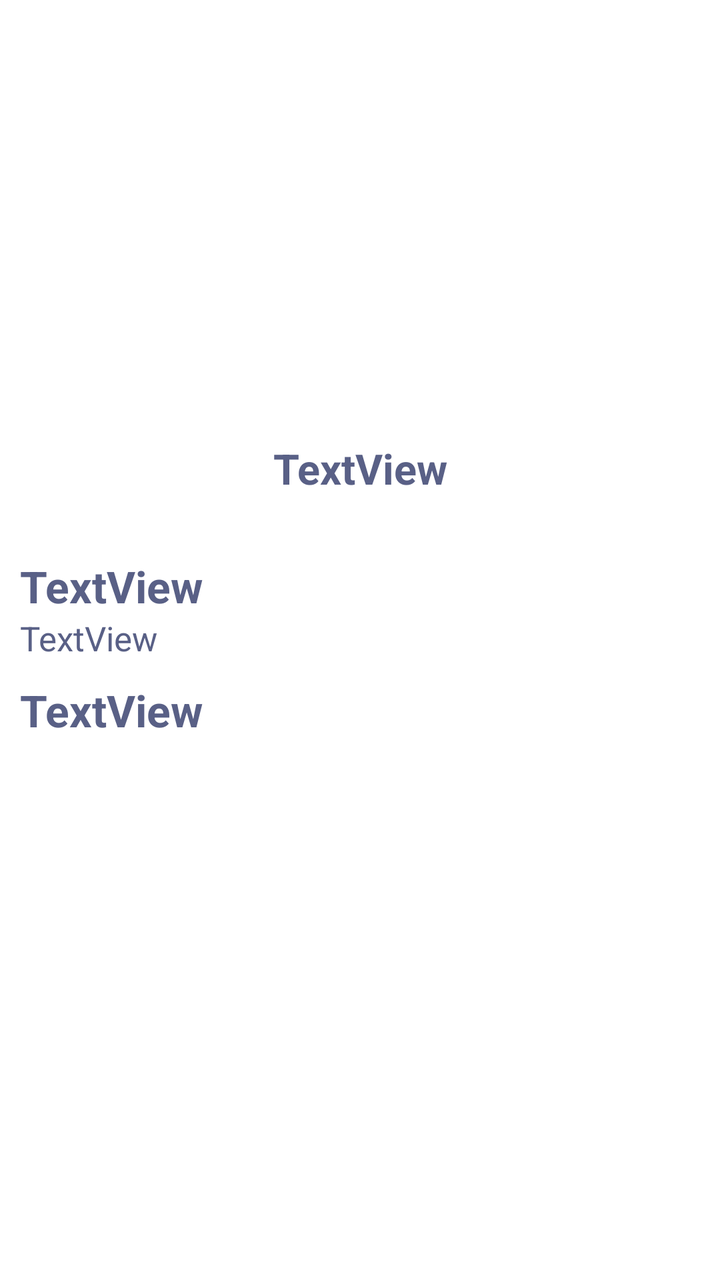
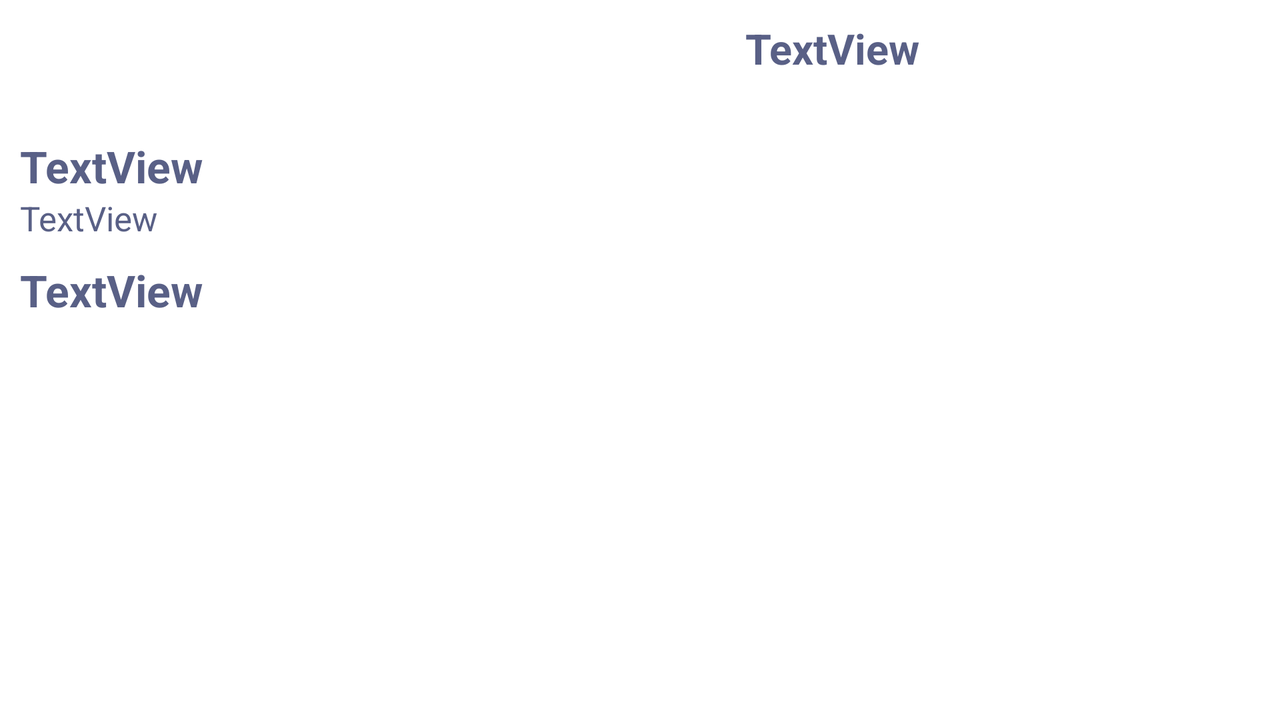

One screen, two layout resources from the same app: the default and the repository's alternative for another configuration. Each is rendered where Android would select it; the XML of both is given below.
<!-- AndroidManifest.xml: application theme Theme.AndroidGoogleBooksAPI -->
<!-- res/layout/fragment_book_details.xml -->
<?xml version="1.0" encoding="utf-8"?>
<androidx.constraintlayout.widget.ConstraintLayout xmlns:android="http://schemas.android.com/apk/res/android"
    xmlns:app="http://schemas.android.com/apk/res-auto"
    xmlns:tools="http://schemas.android.com/tools"
    android:layout_width="match_parent"
    android:layout_height="match_parent">

    <ScrollView
        android:layout_width="match_parent"
        android:layout_height="match_parent"
        app:layout_constraintBottom_toBottomOf="parent"
        app:layout_constraintEnd_toEndOf="parent"
        app:layout_constraintStart_toStartOf="parent"
        app:layout_constraintTop_toTopOf="parent">

        <androidx.constraintlayout.widget.ConstraintLayout
            android:layout_width="match_parent"
            android:layout_height="wrap_content"
            android:orientation="vertical">

            <androidx.constraintlayout.widget.Guideline
                android:id="@+id/guideline2"
                android:layout_width="wrap_content"
                android:layout_height="wrap_content"
                android:orientation="vertical"
                app:layout_constraintGuide_percent="0.75" />

            <androidx.constraintlayout.widget.Guideline
                android:id="@+id/guideline3"
                android:layout_width="wrap_content"
                android:layout_height="wrap_content"
                android:orientation="vertical"
                app:layout_constraintGuide_percent="0.25" />

            <ImageView
                android:id="@+id/image_book"
                android:layout_width="0dp"
                android:layout_height="200dp"
                android:layout_marginTop="10dp"
                android:adjustViewBounds="true"
                android:scaleType="fitCenter"
                app:layout_constraintEnd_toStartOf="@+id/guideline2"
                app:layout_constraintStart_toStartOf="@+id/guideline3"
                app:layout_constraintTop_toTopOf="parent" />

            <TextView
                android:id="@+id/book_title_text_view"
                android:layout_width="0dp"
                android:layout_height="wrap_content"
                android:layout_marginStart="10dp"
                android:layout_marginTop="10dp"
                android:layout_marginEnd="10dp"
                android:gravity="center"
                android:text="TextView"
                android:textColor="@color/font_navy_blue"
                android:textSize="21sp"
                android:textStyle="bold"
                app:layout_constraintEnd_toEndOf="parent"
                app:layout_constraintStart_toStartOf="parent"
                app:layout_constraintTop_toBottomOf="@+id/image_book" />

            <androidx.constraintlayout.widget.ConstraintLayout
                android:id="@+id/constraintLayout2"
                android:layout_width="match_parent"
                android:layout_height="wrap_content"
                android:layout_marginStart="10dp"
                android:layout_marginTop="30dp"
                android:layout_marginEnd="10dp"
                app:layout_constraintBottom_toBottomOf="parent"
                app:layout_constraintEnd_toEndOf="parent"
                app:layout_constraintStart_toStartOf="parent"
                app:layout_constraintTop_toBottomOf="@+id/book_title_text_view">

                <TextView
                    android:id="@+id/book_details_description_header"
                    style="@style/TextViewHeader"
                    android:layout_width="wrap_content"
                    android:layout_height="wrap_content"
                    android:text="TextView"
                    app:layout_constraintEnd_toEndOf="parent"
                    app:layout_constraintHorizontal_bias="0.0"
                    app:layout_constraintStart_toStartOf="parent"
                    app:layout_constraintTop_toTopOf="parent" />

                <TextView
                    android:id="@+id/book_details_description"
                    style="@style/TextViewNormalText"
                    android:layout_width="0dp"
                    android:layout_height="wrap_content"
                    android:gravity="fill"
                    android:text="TextView"
                    app:layout_constraintEnd_toEndOf="parent"
                    app:layout_constraintHorizontal_bias="0.0"
                    app:layout_constraintStart_toStartOf="parent"
                    app:layout_constraintTop_toBottomOf="@+id/book_details_description_header" />

                <TextView
                    android:id="@+id/book_details_additional_informations_header"
                    style="@style/TextViewHeader"
                    android:layout_width="wrap_content"
                    android:layout_height="wrap_content"
                    android:layout_marginTop="10dp"
                    android:text="TextView"
                    app:layout_constraintEnd_toEndOf="parent"
                    app:layout_constraintHorizontal_bias="0.0"
                    app:layout_constraintStart_toStartOf="parent"
                    app:layout_constraintTop_toBottomOf="@+id/book_details_description" />

                <androidx.recyclerview.widget.RecyclerView
                    android:id="@+id/book_details_additional_informations_recycler_view"
                    android:layout_width="0dp"
                    android:layout_height="wrap_content"
                    android:layout_marginTop="10dp"
                    app:layout_constraintBottom_toBottomOf="parent"
                    app:layout_constraintEnd_toEndOf="parent"
                    app:layout_constraintStart_toStartOf="parent"
                    app:layout_constraintTop_toBottomOf="@+id/book_details_additional_informations_header" />

            </androidx.constraintlayout.widget.ConstraintLayout>
        </androidx.constraintlayout.widget.ConstraintLayout>
    </ScrollView>


</androidx.constraintlayout.widget.ConstraintLayout>
<!-- resources referenced by this layout -->
<resources>
  <color name="font_navy_blue">#596086</color>
  <style name="TextViewHeader">
          <item name="android:textStyle">bold</item>
          <item name="android:textSize">@dimen/mobile_button_font_size_header</item>
          <item name="android:textColor">@color/font_navy_blue</item>
          <item name="android:gravity">left|center_vertical</item>
  
      </style>
  <style name="TextViewNormalText">
          <item name="android:textSize">@dimen/mobile_button_font_size_normal_text</item>
          <item name="android:textColor">@color/font_navy_blue</item>
          <item name="android:gravity">left|center_vertical</item>
          <item name="android:layout_marginBottom">6dp</item>
      </style>
  <style name="Theme.AndroidGoogleBooksAPI" parent="Theme.MaterialComponents.DayNight.DarkActionBar">
  
          <item name="android:windowContentTransitions">true</item>
  
          
  
  
  
  
  
  
  
          
          <item name="android:statusBarColor" tools:targetApi="l">?attr/colorPrimaryVariant</item>
          
      </style>
  <dimen name="mobile_button_font_size_header">22sp</dimen>
  <dimen name="mobile_button_font_size_normal_text">17sp</dimen>
</resources>
<!-- res/layout-land/fragment_book_details.xml (the repository's variant of the layout above) -->
<!-- drawn on the phone turned sideways -->
<?xml version="1.0" encoding="utf-8"?>
<androidx.constraintlayout.widget.ConstraintLayout xmlns:android="http://schemas.android.com/apk/res/android"
    xmlns:app="http://schemas.android.com/apk/res-auto"
    xmlns:tools="http://schemas.android.com/tools"
    android:layout_width="match_parent"
    android:layout_height="match_parent">

    <ScrollView
        android:layout_width="match_parent"
        android:layout_height="match_parent"
        app:layout_constraintBottom_toBottomOf="parent"
        app:layout_constraintEnd_toEndOf="parent"
        app:layout_constraintStart_toStartOf="parent"
        app:layout_constraintTop_toTopOf="parent">

        <androidx.constraintlayout.widget.ConstraintLayout
            android:layout_width="match_parent"
            android:layout_height="1000dp"
            android:orientation="vertical">

            <androidx.constraintlayout.widget.Guideline
                android:id="@+id/guideline3"
                android:layout_width="wrap_content"
                android:layout_height="wrap_content"
                android:orientation="vertical"
                app:layout_constraintGuide_percent="0.3" />

            <ImageView
                android:id="@+id/image_book"
                android:layout_width="0dp"
                android:layout_height="wrap_content"
                android:layout_marginStart="10dp"
                android:layout_marginTop="10dp"
                android:layout_marginEnd="10dp"
                android:adjustViewBounds="true"
                android:scaleType="fitCenter"
                app:layout_constraintBottom_toTopOf="@+id/constraintLayout"
                app:layout_constraintEnd_toStartOf="@+id/guideline3"
                app:layout_constraintStart_toStartOf="parent"
                app:layout_constraintTop_toTopOf="parent" />

            <TextView
                android:id="@+id/book_title_text_view"
                android:layout_width="0dp"
                android:layout_height="wrap_content"
                android:layout_marginStart="10dp"
                android:layout_marginTop="10dp"
                android:layout_marginEnd="10dp"
                android:gravity="center"
                android:text="TextView"
                android:textColor="@color/font_navy_blue"
                android:textSize="21sp"
                android:textStyle="bold"
                app:layout_constraintBottom_toTopOf="@+id/constraintLayout"
                app:layout_constraintEnd_toEndOf="parent"
                app:layout_constraintStart_toStartOf="@+id/guideline3"
                app:layout_constraintTop_toTopOf="parent" />

            <androidx.constraintlayout.widget.ConstraintLayout
                android:id="@+id/constraintLayout"
                android:layout_width="match_parent"
                android:layout_height="wrap_content"
                android:layout_marginStart="10dp"
                android:layout_marginEnd="10dp"
                app:layout_constraintBottom_toBottomOf="parent"
                app:layout_constraintEnd_toEndOf="parent"
                app:layout_constraintHorizontal_bias="0.0"
                app:layout_constraintStart_toStartOf="parent">

                <TextView
                    android:id="@+id/book_details_description_header"
                    style="@style/TextViewHeader"
                    android:layout_width="wrap_content"
                    android:layout_height="wrap_content"
                    android:layout_marginTop="30dp"
                    android:text="TextView"
                    app:layout_constraintEnd_toEndOf="parent"
                    app:layout_constraintHorizontal_bias="0.0"
                    app:layout_constraintStart_toStartOf="parent"
                    app:layout_constraintTop_toTopOf="parent" />

                <TextView
                    android:id="@+id/book_details_description"
                    style="@style/TextViewNormalText"
                    android:layout_width="0dp"
                    android:layout_height="wrap_content"
                    android:gravity="fill"
                    android:text="TextView"
                    app:layout_constraintEnd_toEndOf="parent"
                    app:layout_constraintHorizontal_bias="0.0"
                    app:layout_constraintStart_toStartOf="parent"
                    app:layout_constraintTop_toBottomOf="@+id/book_details_description_header" />

                <TextView
                    android:id="@+id/book_details_additional_informations_header"
                    style="@style/TextViewHeader"
                    android:layout_width="wrap_content"
                    android:layout_height="wrap_content"
                    android:layout_marginTop="10dp"
                    android:text="TextView"
                    app:layout_constraintEnd_toEndOf="parent"
                    app:layout_constraintHorizontal_bias="0.0"
                    app:layout_constraintStart_toStartOf="parent"
                    app:layout_constraintTop_toBottomOf="@+id/book_details_description" />

                <androidx.recyclerview.widget.RecyclerView
                    android:id="@+id/book_details_additional_informations_recycler_view"
                    android:layout_width="0dp"
                    android:layout_height="wrap_content"
                    android:layout_marginTop="10dp"
                    app:layout_constraintBottom_toBottomOf="parent"
                    app:layout_constraintEnd_toEndOf="parent"
                    app:layout_constraintHorizontal_bias="0.0"
                    app:layout_constraintStart_toStartOf="parent"
                    app:layout_constraintTop_toBottomOf="@+id/book_details_additional_informations_header"
                    app:layout_constraintVertical_bias="1.0" />

            </androidx.constraintlayout.widget.ConstraintLayout>
        </androidx.constraintlayout.widget.ConstraintLayout>
    </ScrollView>


</androidx.constraintlayout.widget.ConstraintLayout>
